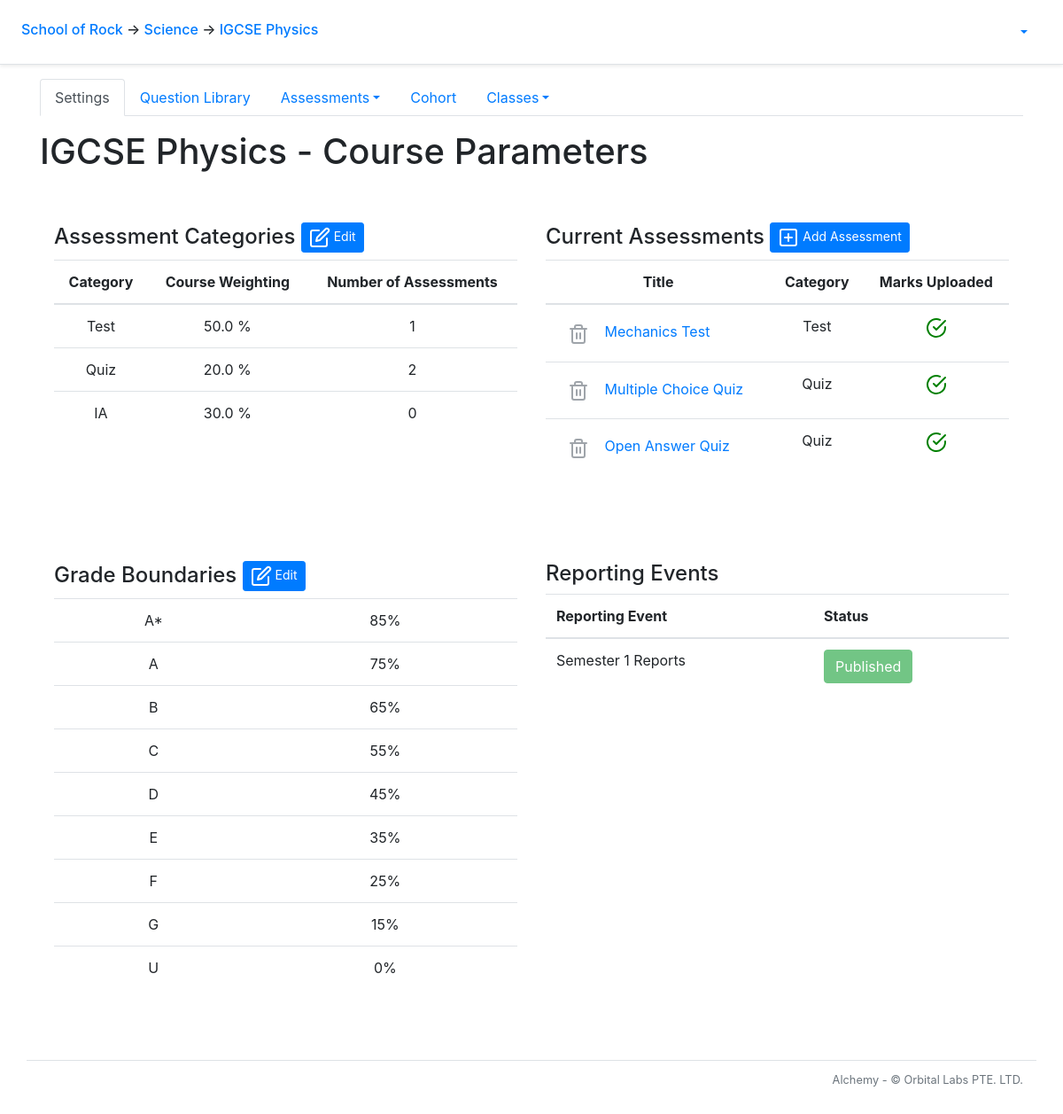
Before: /course/1/ with the older database file.
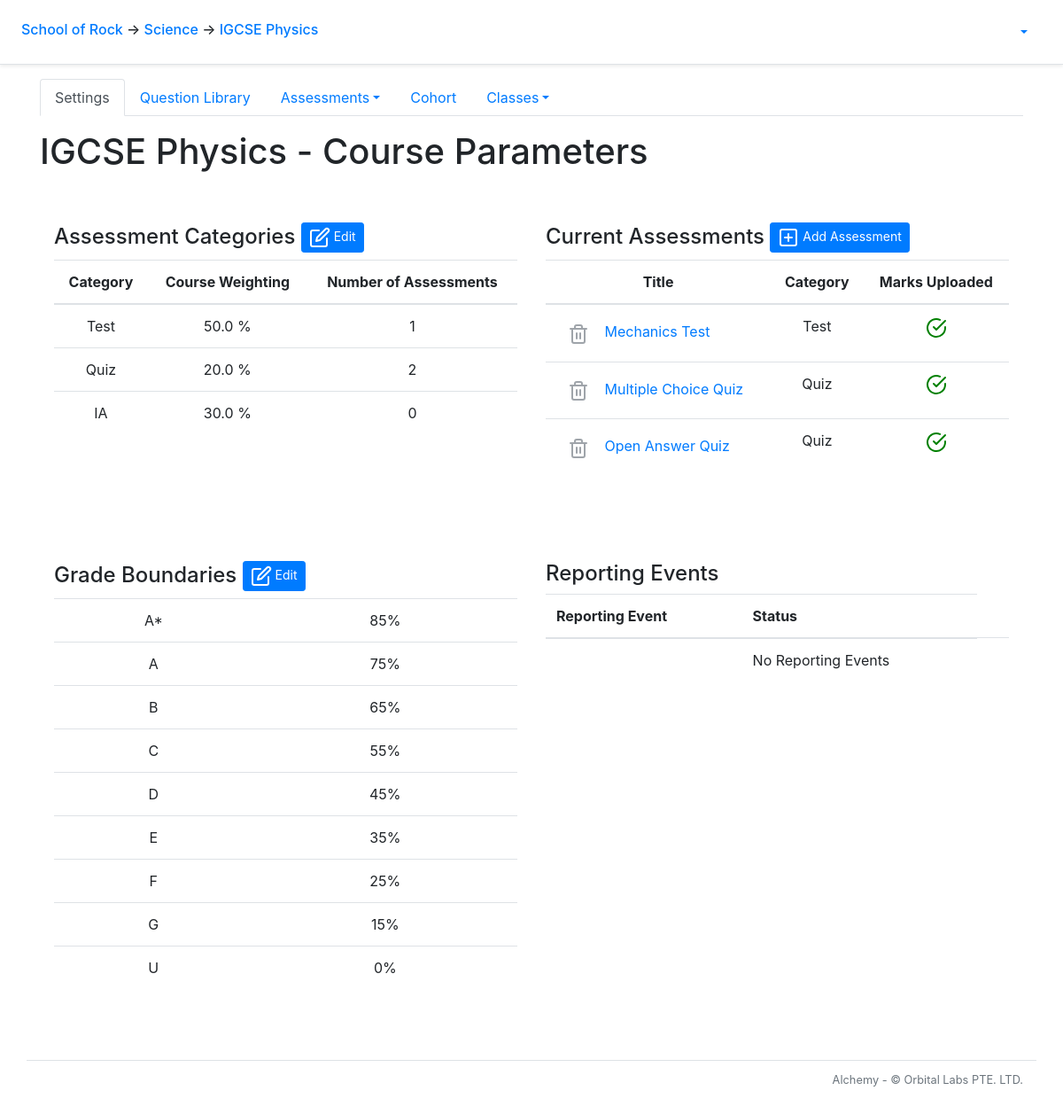
After: the same page with the newer database file.
### alchemy/models.py (models this page shows, shortened)
class AssessmentCategory(db.Model):
    __tablename__ = 'assessment_category'
    id = db.Column(db.Integer, primary_key=True)
    name = db.Column(db.String())
    weight = db.Column(db.Float)
    course_id = db.Column(db.Integer, db.ForeignKey('course.id'), nullable=False)
    papers = db.relationship('Paper', back_populates='category')

class Paper(db.Model):
    __tablename__ = 'paper'
    id = db.Column(db.Integer, primary_key=True)
    title = db.Column(db.String(50), nullable=False)
    scores = db.relationship('Score', backref='paper')
    paper_questions = db.relationship('PaperQuestion',
            order_by='PaperQuestion.order_number',
            collection_class=ordering_list('order_number', count_from=1))
    course_id = db.Column(db.Integer, db.ForeignKey('course.id'))
    category_id = db.Column(db.Integer, db.ForeignKey('assessment_category.id'), nullable=False)
    category = db.relationship('AssessmentCategory', back_populates='papers')
    checkpoints = db.relationship('Checkpoint', secondary=checkpoints_papers, back_populates='papers')
    @sqlalchemy.orm.reconstructor
    def __paper_construct__(self):
        self.build_profile()
    def build_profile(self):
        self.profile = paper_profile.PaperProfile()
        self.profile.total_questions = len(self.paper_questions)
        tag_list = []
        for pq in self.paper_questions:
            if len(pq.question.all_solutions) > 1:
                self.profile.total_mc_questions += 1
                self.profile.total_mc_points += pq.question.points
            elif len(pq.question.all_solutions) == 1:
                self.profile.total_oa_questions += 1
                self.profile.total_oa_points += pq.question.points
            else:
                pass
            self.profile.total_points += pq.question.points
            for tag in pq.question.tags:
                if tag not in tag_list:
                    tag_list.append(tag)
        if self.profile.total_mc_questions > 0:
            self.profile.has_mc_questions = True
        if self.profile.total_points != 0:
            self.profile.mcq_points_norm_ratio = round(self.profile.total_mc_points/self.profile.total_points*100, 1)
            self.profile.oaq_points_norm_ratio = round(self.profile.total_oa_points/self.profile.total_points*100, 1)
        for tag in tag_list:
            new_tag_profile = paper_profile.build_tag_profile(self, tag)
            new_tag_profile.calculate_q_percentage(self.profile)
            new_tag_profile.calculate_p_percentage(self.profile)
            self.profile.tag_profile_list.append(new_tag_profile)
    def check_clazz_scores(self, clazz):
        clazz_id = clazz.id
        scores = Score.query.filter_by(paper_id = self.id).all()
        clazz_scores = []
        for score in scores:
            student_id = score.student_id
            student = Student.query.get_or_404(student_id)
            if clazz in student.clazzes:
                clazz_scores.append(score)
        for score in clazz_scores:
            if score == None:
                return False
            else:
                return True
    def has_all_scores(self):
        has_all_scores = True
        for clazz in self.course.clazzes:
            if not self.check_clazz_scores(clazz):
                has_all_scores = False
        return has_all_scores

class GradeLevel(db.Model):
    __tablename__ = 'grade_level'
    id = db.Column(db.Integer, primary_key=True)
    grade = db.Column(db.String())
    lower_bound = db.Column(db.Integer)
    upper_bound = db.Column(db.Integer)
    course_id = db.Column(db.Integer, db.ForeignKey('course.id'), nullable=False)

class Checkpoint(db.Model):
    __tablename__ = 'checkpoint'
    id = db.Column(db.Integer, primary_key=True)
    course_id = db.Column(db.Integer, db.ForeignKey('course.id'))
    snapshot_id = db.Column(db.Integer, db.ForeignKey('snapshot.id'))
    papers = db.relationship('Paper', secondary=checkpoints_papers, back_populates='checkpoints')
    def is_ready(self):
        is_ready = True
        for paper in self.papers:
            if not paper.has_all_scores():
                is_ready = False
        return is_ready

class Snapshot(db.Model):
    __tablename__ = 'snapshot'
    id = db.Column(db.Integer, primary_key=True)
    name = db.Column(db.String(50), nullable=False)
    checkpoints = db.relationship('Checkpoint', backref='snapshot')
    school_id = db.Column(db.Integer, db.ForeignKey('school.id'))
    is_published = db.Column(db.Boolean)
    db.session.commit()

### alchemy/views/course.py (the view)
@bp_course.route('/')
@auth_manager.require_group
def index():
    g.course.order_grade_levels()
    return flask.render_template('course/index.html')

### alchemy/auth_manager.py (called while the page is built)
def auth_enabled():
    return False

def require_group(func):
    @functools.wraps(func)
    def deco(*args, **kwargs):
        if not auth_enabled():
            g.current_user = None
        elif flask_jwt_extended.verify_jwt_in_request(optional=True):
            g.current_user = flask_jwt_extended.get_current_user()
        else:
            flask.abort(401)
        return func(*args, **kwargs)
    return deco

### alchemy/models.py (called while the page is built)
    def order_grade_levels(self):
        self.grade_levels.sort(key=lambda x: x.lower_bound,  reverse = True)

### alchemy/views/clazz.py (called while the page is built)
@bp_clazz.url_defaults
def url_defaults(endpoint, values):
    if 'clazz_id' not in values:
        values['clazz_id'] = g.clazz.id

### alchemy/views/course.py (called while the page is built)
@bp_course.url_value_preprocessor
def url_value_preprocessor(endpoint, values):
    g.course = models.Course.query.get_or_404(values.pop('course_id'))
    g.department = models.Department.query.get_or_404(g.course.department_id)
    g.school = models.School.query.get_or_404(g.department.school_id)

@bp_course.url_defaults
def url_defaults(endpoint, values):
    if 'course_id' not in values:
        values['course_id'] = g.course.id

### alchemy/templates/course/index.html (shortened to what the changed rows need)
{% extends "course/layout.html" %}
{% block course_main_content %}
<main role="main">
  <h1 class="my-3">{{ g.course.name }} - Course Parameters</h1>
  {% import "course/assessment_categories_form_macro.html" as categories_form %}
  <br>
  <div class="profile">
    <div class='left-col'>
      <table class="table table-hover text-center">
        <thead>
          <th>Category</th>
          <th>Course Weighting</th>
          <th>Number of Assessments</th>
        </thead>
        {% for category in g.course.assessment_categories %}
          <tr>
            <td>{{ category.name }}</td>
            <td>{{ category.weight }} %</td>
            <td>{{ category.papers | length }}</td>
          </tr>
        {% endfor %}
      </table>
    </div>
    <div class="right-col">
      <table class="table table-hover text-center">
        <thead>
          <th>Title</th>
          <th>Category</th>
          <th>Marks Uploaded</th>
        </thead>
        {% for paper in g.course.papers %}
        <tr>
          <td>
            <div align="left">
              <a class="btn btn-link {{ 'disabled' if paper.scores }}" aria-label="Delete paper" href="{{ url_for('course.paper.remove', paper_id=paper.id) }}">
                <span data-feather="trash-2"></span>
              </a>
              <a href="{{ url_for('course.paper.index', paper_id=paper.id) }}">{{ paper.title }}</a>
            </div>
          </td>
          <td>{{ paper.category.name }}</td>
          {% if paper.has_all_scores() %}
            <td><i class="icon_green" data-feather="check-circle"></i></td>
          {% else %}
            <td><i class="icon_red" data-feather="x-circle"></i></td>
          {% endif %}
        </tr>
        {% endfor %}
      </table>
    </div>
  </div>
  <br>
  {% import "course/grade_levels_form_macro.html" as grades_form %}
  <br>
  <div class="profile">
    <div class="left_col">
      <table class="table table-hover text-center">
        {% for grade in g.course.grade_levels %}
          <tr>
            <td>{{ grade.grade }}</td>
            <td>{{ grade.lower_bound }}%</td>
          </tr>
        {% endfor %}
      </table>
    </div>
    <div class="right-col">
      <table class="table table-hover">
        <thead>
          <th>Reporting Event</th>
          <th>Status</th>
        </thead>
        {% import "course/edit_checkpoint_macro.html" as edit_checkpoint %}
        {% if g.course.checkpoints %}
          {% for checkpoint in g.course.checkpoints %}
            <tr>
              <td>{{ checkpoint.snapshot.name }}</td>
              <td>
                {% if not checkpoint.is_ready() %}
                  <button data-toggle="modal" data-target="#edit_checkpoint_modal_{{ checkpoint.id }}" type="button" class="btn btn-danger" onclick="get_paper_ids({{ g.course.id }}, {{ checkpoint.id }})">Not Ready <span data-feather="edit" ></span></button>
                {% else %}
                  {% if not checkpoint.snapshot.is_published %}
                    <button data-toggle="modal" data-target="#edit_checkpoint_modal_{{ checkpoint.id }}" type="button" class="btn btn-success" onclick="get_paper_ids({{ g.course.id }}, {{ checkpoint.id }})">Ready <span data-feather="edit"></span></button>
                  {% else %}
                    <button type="button" class="btn btn-success disabled">Published</button>
                  {% endif %}
                {% endif %}
              </td>
            </tr>
          {% endfor %}
        {% else %}
          <tr>
            <td></td>
            <td>No Reporting Events</td>
            <td></td>
          </tr>
        {% endif %}
      </table>
    </div>
  </div>
</main>
{% endblock course_main_content %}

Changed rows visible on the page:
removed Checkpoint: snapshot.name "Semester 1 Reports"
Other visible differences:
text now shown: "No Reporting Events"
